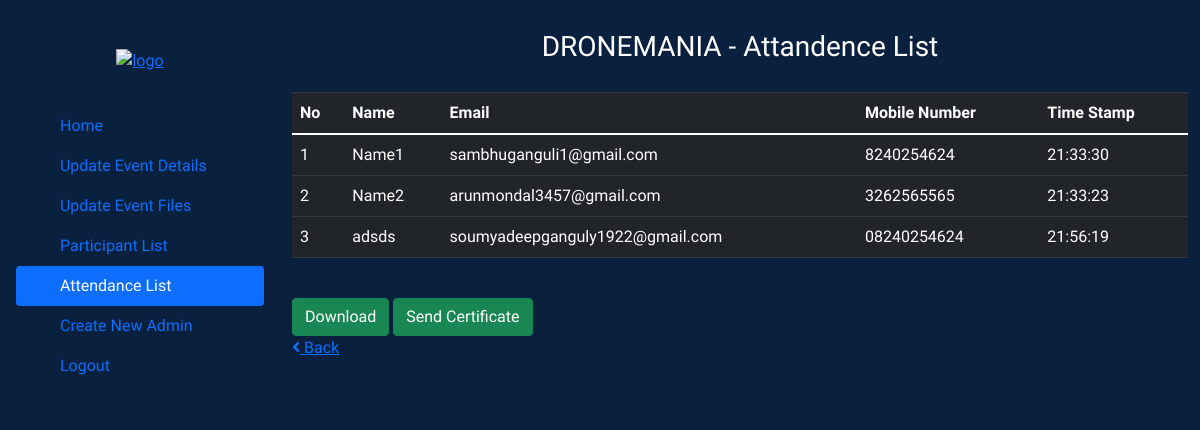
The app's page /admin/admin-attandence-list.php (signed in) with its own data.
### tables this page shows
CREATE TABLE `participant` (
  `p_email` varchar(100) NOT NULL,
  `p_name` varchar(20) NOT NULL,
  `mobile` varchar(15) NOT NULL,
  `qr_image` varchar(50) NOT NULL,
  `attendance` int(1) NOT NULL DEFAULT 0,
  `entry_time` time NOT NULL,
  `event_id` varchar(10) NOT NULL,
  `department` varchar(100) DEFAULT NULL,
  `collage` varchar(100) DEFAULT NULL
);

### admin/admin-attandence-list.php (the view, shortened to what this page needs)
<?php
include "../database/db_conn.php";
?>
<!DOCTYPE html>
<html lang="en">
<head>
    <link rel="stylesheet" href="https://maxcdn.bootstrapcdn.com/bootstrap/4.0.0/css/bootstrap.min.css" />
    <link rel="stylesheet" href="https://use.fontawesome.com/releases/v5.3.1/css/all.css" />
    <link href="//maxcdn.bootstrapcdn.com/bootstrap/4.0.0/css/bootstrap.min.css" rel="stylesheet" id="bootstrap-css" />
    <link href="https://cdn.jsdelivr.net/npm/bootstrap@5.0.2/dist/css/bootstrap.min.css" rel="stylesheet">
    <link rel="stylesheet" href="https://cdn.jsdelivr.net/npm/bootstrap-icons@1.5.0/font/bootstrap-icons.css">
    <link rel="stylesheet" href="./css/admin.css">
</head>
<body>
    <div class="d-flex flex-row">
        <div id="sidenav" class=" flex-column flex-shrink-0 p-3 bg-body-tertiary "
            style="width: 280px; ">
            <a href="admin.php"
                class="d-flex align-items-center mb-3 mb-md-0 me-md-auto link-body-emphasis text-decoration-none">
                <svg class="bi pe-none me-2" width="40" height="32">
                    <use xlink:href="#bootstrap"></use>
                </svg>
                <a href="../index.php" class="" style="margin-left: auto; margin-right: auto;"><img style="height:80px;" src="../../assets/logo.png" alt="logo" ></a>
            </a>
            <hr>
            <ul class="nav nav-pills flex-column mb-auto">
                <li class="nav-item">
                    <a href="admin.php" class="nav-link " aria-current="page">
                        <svg class="bi pe-none me-2" width="16" height="16">
                            <use xlink:href="#home"></use>
                        </svg>
                        Home
                    </a>
                </li>
                <li>
                    <a href="admin-event-details-update.php" class="nav-link  link-body-emphasis">
                        <svg class="bi pe-none me-2" width="16" height="16">
                            <use xlink:href="#speedometer2"></use>
                        </svg>
                        Update Event Details
                    </a>
                </li>
                <li>
                    <a href="admin-event-files-update.php" class="nav-link  link-body-emphasis">
                        <svg class="bi pe-none me-2" width="16" height="16">
                            <use xlink:href="#table"></use>
                        </svg>
                        Update Event Files
                    </a>
                </li>
                <li>
                    <a href="admin-participat-list.php" class="nav-link  link-body-emphasis">
                        <svg class="bi pe-none me-2" width="16" height="16">
                            <use xlink:href="#grid"></use>
                        </svg>
                        Participant List
                    </a>
                </li>
                <li>
                    <a href="admin-attandence-list.php" class="nav-link active link-body-emphasis">
                        <svg class="bi pe-none me-2" width="16" height="16">
                            <use xlink:href="#people-circle"></use>
                        </svg>
                        Attendance List
                    </a>
                </li>
                <li>
                    <a href="admin-create-admin.php" class="nav-link link-body-emphasis">
                        <svg class="bi pe-none me-2" width="16" height="16">
                            <use xlink:href="#people-circle"></use>
                        </svg>
                        Create New Admin
                    </a>
                </li>
                <li>
                    <a onclick="javascript:return confirm('Are You Want to Logout');"
                        href="../signup-login/logout.php"  type="button"
                        class="nav-link link-body-emphasis ">
                        <svg class="bi pe-none me-2" width="16" height="16">
                            <use xlink:href="#people-circle"></use>
                        </svg>
                        Logout
                    </a>
                </li>
            </ul>
            <hr>
        </div>
    <?php
     if (isset($_SESSION['event_id']) && isset($_SESSION['a_email']) && isset($_SESSION['event_name']) && isset($_SESSION['organizer'])) {
        $event_id = $_SESSION['event_id'];
        $event_name=$_SESSION['event_name'];
    ?>
        <div class="container">
            <div style="padding-bottom: 20px;" id="admin-heading">
                <h3><?php echo $event_name; ?> - Attandence List</h3>
            </div>
            <div id="live-participant-list" class="participant-list">
                <?php
                $sql = "SELECT * FROM participant WHERE event_id='{$event_id}' AND attendance=1";
                $result = $conn->query($sql);
                $row_count = 1;
                if ($result->num_rows > 0) {
                    echo "
                     <table class='table table-dark'>
                                 <thead>
                                     <tr>
                                         <th>No</th>
                                         <th>Name</th>
                                         <th>Email</th>
                                         <th>Mobile Number</th>
                                         <th>Time Stamp</th>
                                     </tr>
                                 </thead>
                                 <tbody>
                     ";
                    while ($row = $result->fetch_assoc()) {
                        $disableLink = true;
                        echo "<tr><td>" . "$row_count" . "</td><td>" . $row["p_name"] . "</td><td>" . $row["p_email"] . "</td><td>" . $row["mobile"] . "</td><td>" . $row["entry_time"] . "</td></tr>";
                        $row_count++;
                    }
                }
                ?>
                </tbody>
                </table>
                <br>
                <form style="display: inline-block;" method="post" action="../export/export-attendance.php">
                    <input class="btn btn-success" type="submit" name="export" value="Download">
                </form>
                <div style="display: inline-block;"  >
                    <a class="btn btn-success" <?php if(!$disableLink){echo 'style="display:none;"';} ?> href="../Mail/send-participation-proof.php">Send Certificate</a>
                </div>
                <br>
                <a href="admin.php" id="back-2"><i class="fas fa-angle-left"></i> Back</a>
            </div>
        </div>
    </div>
</body>
</html>
<?php
    } else {
    }
?>

### admin/css/admin.css (style rules this page uses)
* { margin: 0%; padding: 0%; box-sizing: border-box; font-family: "Capriola", sans-serif; }
body { background-color: #09203f; }
#admin-heading { padding-top: 30px; text-align: center; color: white; }

### admin/admin-attandence-list.php (style rules this page uses)
#sidenav { display: none; }
@media (min-width: 730px) { #sidenav { display: flex; } }

### records on screen
participant: p_name "Name1", p_email "sambhuganguli1@gmail.com", mobile "8240254624", entry_time "21:33:30"
participant: p_name "Name2", p_email "arunmondal3457@gmail.com", mobile "3262565565", entry_time "21:33:23"
participant: p_name "adsds", p_email "soumyadeepganguly1922@gmail.com", mobile "08240254624", entry_time "21:56:19"

### other values on screen
$event_name "DRONEMANIA"
